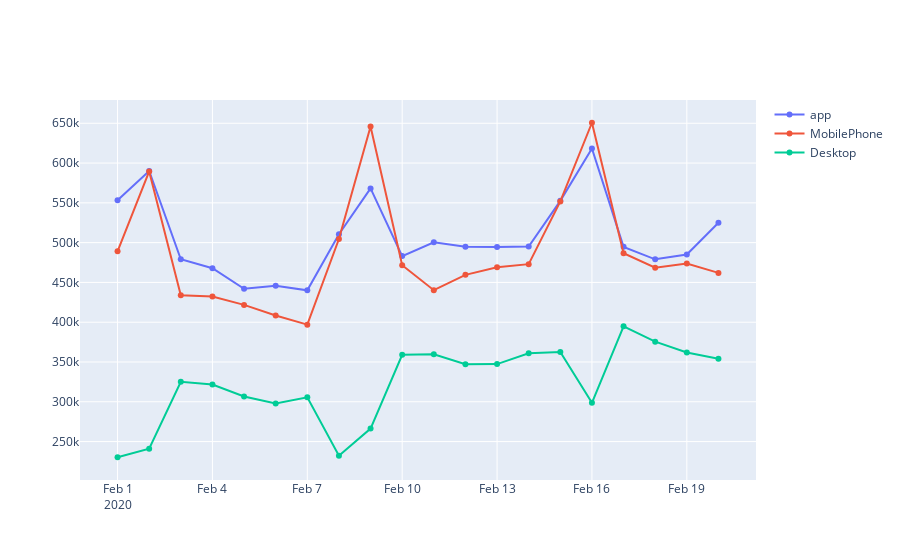

The code cell stored with this chart in its notebook:
### Code cell
# 前30天/前一年折線圖-YC
days = '30'
date = '2020-2-20'
date_max = pd.Timestamp(date)
date_min = pd.Timestamp(date) - datetime.timedelta(days=int(days))
df_timeSeries = df.query("訪問日期 <= '%s' and 訪問日期 >= '%s'" % (date_max, date_min))
df_timeSeries_YC = df_timeSeries[df_timeSeries['訪問網站'] == '房仲網'].groupby(['訪問日期', '使用裝置']).sum().reset_index().iloc[:, [0,1,2]]
df_timeSeries_YC_app = df_timeSeries_YC[df_timeSeries_YC['使用裝置'] == 'app']
df_timeSeries_YC_MobilePhone = df_timeSeries_YC[df_timeSeries_YC['使用裝置'] == 'MobilePhone']
df_timeSeries_YC_Desktop = df_timeSeries_YC[df_timeSeries_YC['使用裝置'] == 'Desktop']
fig = go.Figure()
fig.add_trace(go.Scatter(x=df_timeSeries_YC_app['訪問日期'], y=df_timeSeries_YC_app['訪問人次'],
                    mode='lines+markers',
                    name='app'))
fig.add_trace(go.Scatter(x=df_timeSeries_YC_MobilePhone['訪問日期'], y=df_timeSeries_YC_MobilePhone['訪問人次'],
                    mode='lines+markers',
                    name='MobilePhone'))
fig.add_trace(go.Scatter(x=df_timeSeries_YC_Desktop['訪問日期'], y=df_timeSeries_YC_Desktop['訪問人次'],
                    mode='lines+markers',
                    name='Desktop'))
fig.show()

### Figure 1 — Plotly figure (JSON) as saved in the notebook; plotly's stock layout.template omitted (floating-point values rounded to 4 significant figures)
{"data": [{"mode": "lines+markers", "name": "app", "type": "scatter", "x": ["2020-02-01T00:00:00", "2020-02-02T00:00:00", "2020-02-03T00:00:00", "2020-02-04T00:00:00", "2020-02-05T00:00:00", "2020-02-06T00:00:00", "2020-02-07T00:00:00", "2020-02-08T00:00:00", "2020-02-09T00:00:00", "2020-02-10T00:00:00", "2020-02-11T00:00:00", "2020-02-12T00:00:00", "2020-02-13T00:00:00", "2020-02-14T00:00:00", "2020-02-15T00:00:00", "2020-02-16T00:00:00", "2020-02-17T00:00:00", "2020-02-18T00:00:00", "2020-02-19T00:00:00", "2020-02-20T00:00:00"], "y": [553201, 589997, 479079, 467903, 441950, 445951, 440081, 510583, 568115, 483110, 500335, 494801, 494439, 494988, 552530, 618262, 494674, 479012, 485142, 524975]}, {"mode": "lines+markers", "name": "MobilePhone", "type": "scatter", "x": ["2020-02-01T00:00:00", "2020-02-02T00:00:00", "2020-02-03T00:00:00", "2020-02-04T00:00:00", "2020-02-05T00:00:00", "2020-02-06T00:00:00", "2020-02-07T00:00:00", "2020-02-08T00:00:00", "2020-02-09T00:00:00", "2020-02-10T00:00:00", "2020-02-11T00:00:00", "2020-02-12T00:00:00", "2020-02-13T00:00:00", "2020-02-14T00:00:00", "2020-02-15T00:00:00", "2020-02-16T00:00:00", "2020-02-17T00:00:00", "2020-02-18T00:00:00", "2020-02-19T00:00:00", "2020-02-20T00:00:00"], "y": [489044, 589418, 433922, 432290, 421762, 408353, 396939, 504498, 645946, 471527, 440264, 459497, 469093, 472975, 551759, 650664, 486638, 468485, 473756, 461966]}, {"mode": "lines+markers", "name": "Desktop", "type": "scatter", "x": ["2020-02-01T00:00:00", "2020-02-02T00:00:00", "2020-02-03T00:00:00", "2020-02-04T00:00:00", "2020-02-05T00:00:00", "2020-02-06T00:00:00", "2020-02-07T00:00:00", "2020-02-08T00:00:00", "2020-02-09T00:00:00", "2020-02-10T00:00:00", "2020-02-11T00:00:00", "2020-02-12T00:00:00", "2020-02-13T00:00:00", "2020-02-14T00:00:00", "2020-02-15T00:00:00", "2020-02-16T00:00:00", "2020-02-17T00:00:00", "2020-02-18T00:00:00", "2020-02-19T00:00:00", "2020-02-20T00:00:00"], "y": [230290, 241002, 325174, 321596, 306701, 297787, 305602, 232189, 266346, 359097, 359767, 347196, 347335, 361049, 362667, 298711, 394847, 375530, 361908, 354201]}], "layout": {}}
